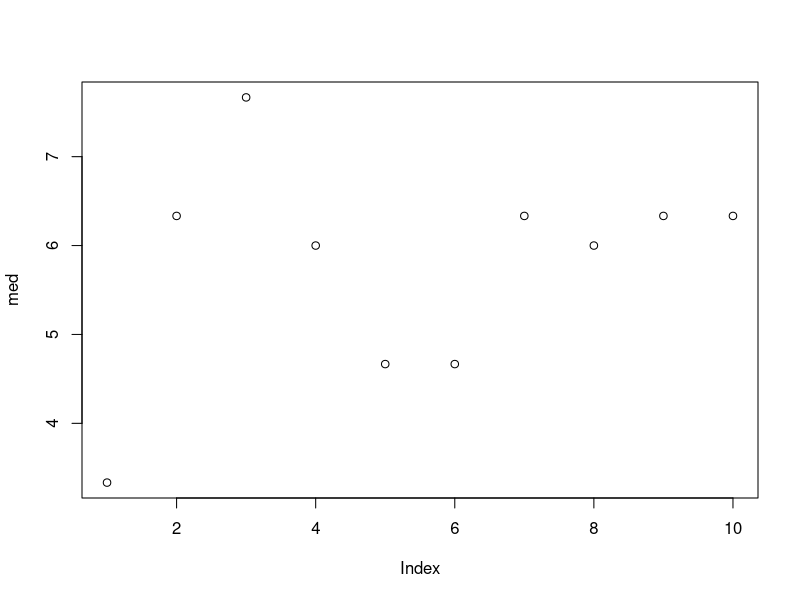

Generate this figure with R:
set.seed(156)

n <- c(6)
arr <- c(10,20,2)
prob <- c(0.3,0.1,0.6)
k <- c(10)
med <- array(1:k)

for (i in 1:k){
  med[i] <- mean(sample(arr,size=n,prob=prob,replace=TRUE))
}

plot(med)
